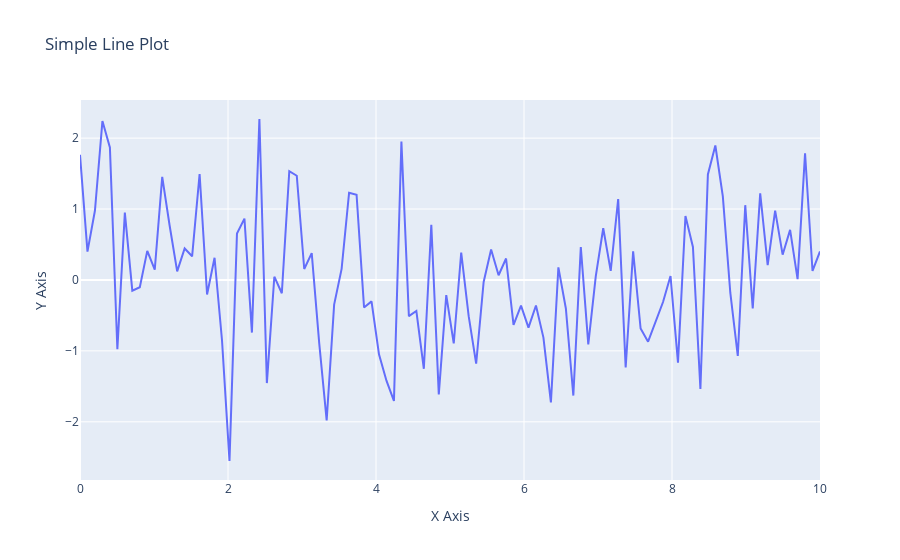

Here is the notebook cell this chart was saved with:
### Code cell
import plotly.graph_objects as go
import plotly.express as px
import numpy as np

import warnings
warnings.filterwarnings("ignore")


np.random.seed(0)  
x = np.linspace(0, 10, 100)  
y = np.random.randn(100)  

fig = go.Figure()

fig.add_trace(go.Scatter(x=x, y=y, mode='lines', name='Random Data'))

fig.update_layout(
    title='Simple Line Plot',
    xaxis_title='X Axis',
    yaxis_title='Y Axis'
)

fig.show()
